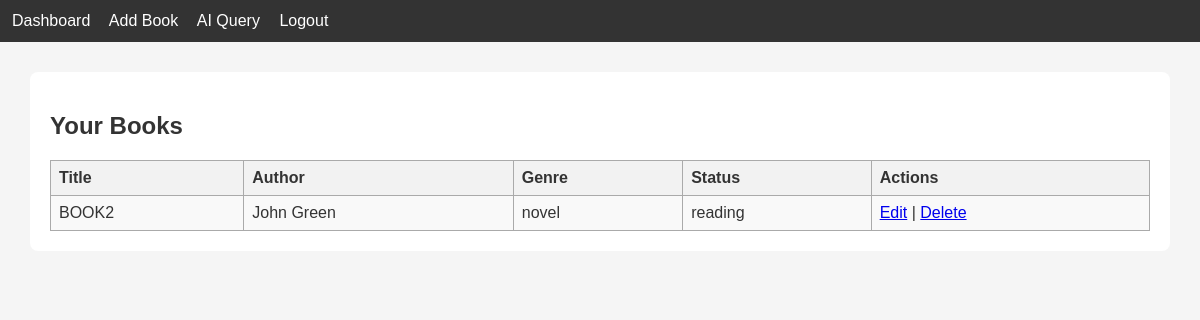
The app's page /dashboard (signed in) with its own data.
### tables this page shows
CREATE TABLE books (
    id INTEGER PRIMARY KEY AUTOINCREMENT,
    title TEXT,
    author TEXT,
    genre TEXT,
    status TEXT,
    user_id INTEGER,
    FOREIGN KEY(user_id) REFERENCES users(id)
);

### app.py (the view)
@app.route("/dashboard")
def dashboard():
    if "user_id" not in session:
        return redirect(url_for("login"))
    db = get_db()
    books = db.execute("SELECT * FROM books WHERE user_id=?", (session["user_id"],)).fetchall()
    db.close()
    return render_template("dashboard.html", books=books)

### app.py (called while the page is built)
def get_db():
    conn = sqlite3.connect("database.db")
    conn.row_factory = sqlite3.Row
    return conn

### templates/dashboard.html
{% extends "base.html" %}
{% block content %}
<h2>Your Books</h2>
<table>
    <tr>
        <th>Title</th>
        <th>Author</th>
        <th>Genre</th>
        <th>Status</th>
        <th>Actions</th>
    </tr>
    {% for book in books %}
    <tr>
        <td>{{ book.title }}</td>
        <td>{{ book.author }}</td>
        <td>{{ book.genre }}</td>
        <td>{{ book.status }}</td>
        <td>
            <a href="/edit_book/{{ book.id }}">Edit</a> |
            <a href="/delete_book/{{ book.id }}">Delete</a>
        </td>
    </tr>
    {% endfor %}
</table>
{% endblock %}

### static/style.css (style rules this page uses)
table { border-collapse: collapse; width: 100%; }
th, td { padding: 8px 12px; border: 1px solid #ddd; }
th { background-color: #f2f2f2; text-align: left; font-weight: bold; }
tr:nth-child(even) { background-color: #f9f9f9; }
body { font-family: Arial, sans-serif; background-color: #f7f7f7; color: #333; margin: 20px; }
h2, h3 { color: #333; }

### templates/base.html (style rules this page uses)
body { font-family: Arial; margin: 0; padding: 0; background: #f5f5f5; }
table { width: 100%; border-collapse: collapse; margin-top: 15px; }
table, th, td { border: 1px solid #aaa; }
th, td { padding: 8px; }

### records on screen
books: title "BOOK2", author "John Green", genre "novel", status "reading"
